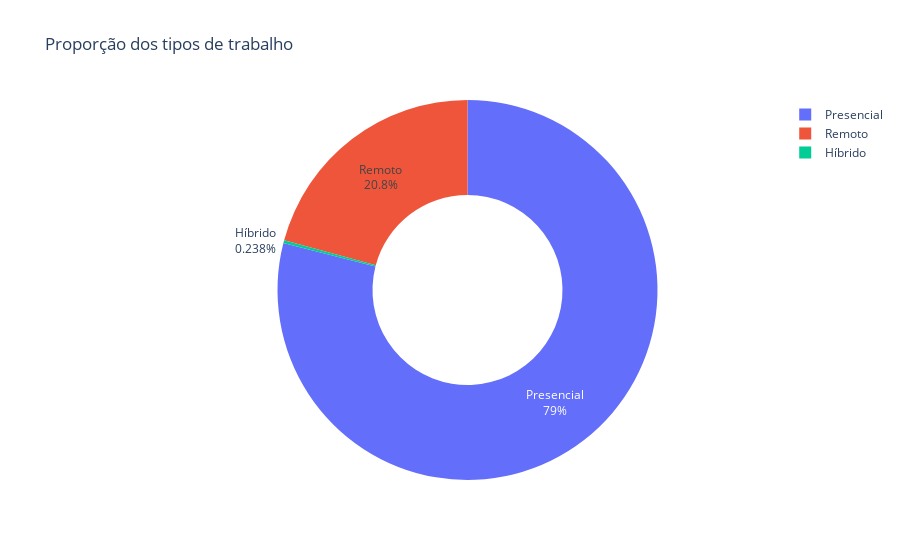

The cell this chart's notebook holds for it:
### Code cell
remoto_contagem = df_limpo['remoto'].value_counts().reset_index()
remoto_contagem.columns = ['tipo_trabalho', 'quantidade']

fig = px.pie(remoto_contagem,
             names='tipo_trabalho',
             values='quantidade',
             title='Proporção dos tipos de trabalho',
             hole=0.5
            )

fig.update_traces(textinfo='percent+label')
fig.show()

### Figure 1 — Plotly figure (JSON) as saved in the notebook; plotly's stock layout.template omitted (floating-point values rounded to 4 significant figures)
{"data": [{"domain": {"x": [0, 1], "y": [0, 1]}, "hole": 0.5, "hovertemplate": "tipo_trabalho=%{label}<br>quantidade=%{value}<extra></extra>", "labels": ["Presencial", "Remoto", "Híbrido"], "legendgroup": "", "name": "", "showlegend": true, "textinfo": "percent+label", "type": "pie", "values": [105305, 27716, 318]}], "layout": {"legend": {"tracegroupgap": 0}, "title": {"text": "Proporção dos tipos de trabalho"}}}
